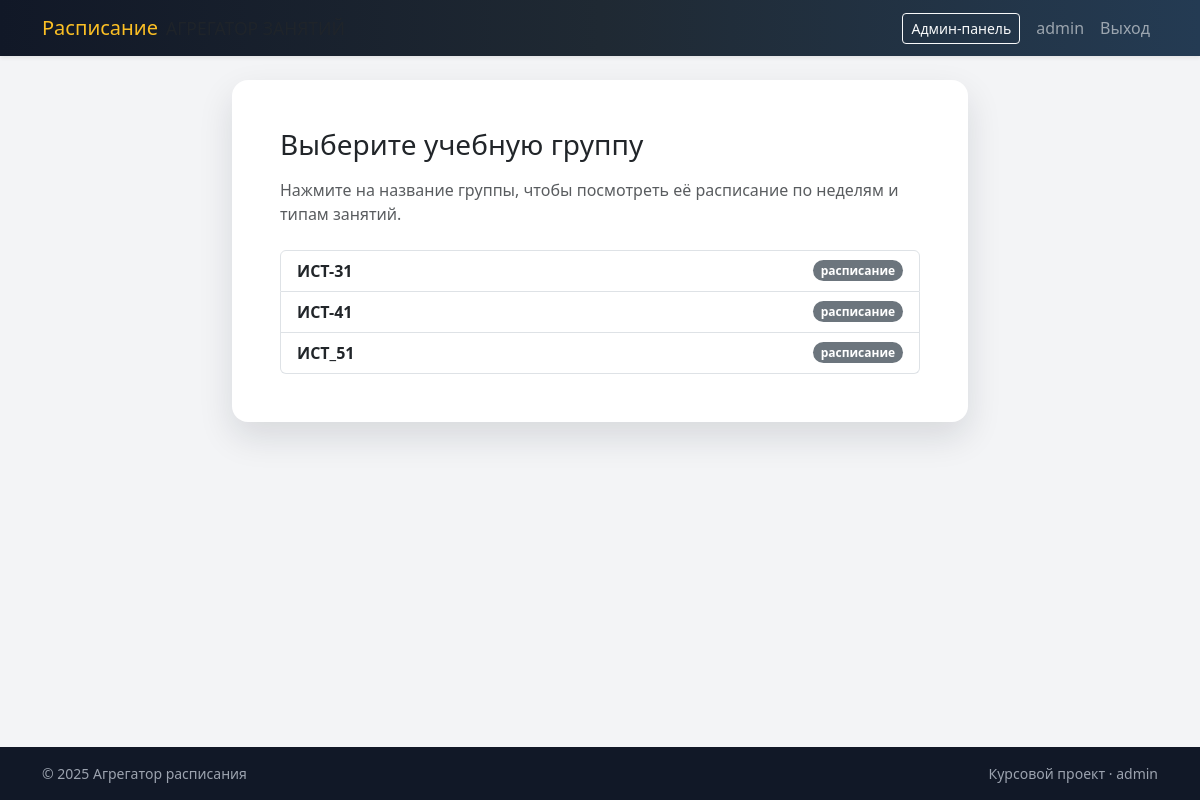
Screenshot of / (signed in) with the database file from the repository.
### app.py (models this page shows, shortened)
class User(db.Model, UserMixin):
    id = db.Column(db.Integer, primary_key=True)
    username = db.Column(db.String(64), unique=True, nullable=False)
    email = db.Column(db.String(120), unique=True, nullable=False)
    password_hash = db.Column(db.String(255), nullable=False)
    is_admin = db.Column(db.Boolean, default=False, nullable=False)

class Group(db.Model):
    id = db.Column(db.Integer, primary_key=True)
    name = db.Column(db.String(64), unique=True, nullable=False)
    lessons = db.relationship('Lesson', backref='group', lazy=True)

### app.py (the view)
@app.route('/')
def index():
    groups = Group.query.order_by(Group.name).all()
    return render_template('index.html', groups=groups)

### app.py (called while the page is built)
@login_manager.user_loader
def load_user(user_id):
    return User.query.get(int(user_id))

### templates/index.html (shortened to what this page needs)
{% extends 'base.html' %}
{% block content %}
<div class="row justify-content-center">
  <div class="col-lg-8">
    <div class="card card-elevated">
      <div class="card-body p-4 p-md-5">
        <h1 class="h3 mb-3">Выберите учебную группу</h1>
        <p class="text-muted mb-4">
          Нажмите на название группы, чтобы посмотреть её расписание по неделям и типам занятий.
        </p>
        {% if groups %}
          <div class="list-group">
            {% for g in groups %}
              <a href="{{ url_for('group_schedule', group_id=g.id) }}"
                 class="list-group-item list-group-item-action d-flex justify-content-between align-items-center">
                <span class="fw-semibold">{{ g.name }}</span>
                <span class="badge bg-secondary rounded-pill">расписание</span>
              </a>
            {% endfor %}
          </div>
        {% else %}
          <div class="alert alert-info mb-0">
            Группы пока не добавлены. Зайдите в админ-панель, чтобы создать первую группу.
          </div>
        {% endif %}
      </div>
    </div>
  </div>
</div>
{% endblock %}

### templates/base.html (shortened to what this page needs)
<!doctype html>
<html lang="ru">
<head>
    <link href="https://cdn.jsdelivr.net/npm/bootstrap@5.3.3/dist/css/bootstrap.min.css" rel="stylesheet">
</head>
<body class="d-flex flex-column min-vh-100">
<nav class="navbar navbar-expand-lg navbar-dark navbar-gradient shadow-sm">
  <div class="container">
    <a class="navbar-brand d-flex align-items-center" href="{{ url_for('index') }}">
      <span class="me-2">Расписание</span>
      <small class="text-uppercase text-muted">агрегатор занятий</small>
    </a>
    <div class="collapse navbar-collapse" id="navbarMain">
      <ul class="navbar-nav ms-auto align-items-lg-center">
        {% if current_user.is_authenticated %}
          {% if current_user.is_admin %}
          <li class="nav-item me-2">
            <a class="btn btn-sm btn-outline-light" href="{{ url_for('admin_index') }}">Админ-панель</a>
          </li>
          {% endif %}
          <li class="nav-item">
            <span class="nav-link">{{ current_user.username }}</span>
          </li>
          <li class="nav-item">
            <a class="nav-link" href="{{ url_for('logout') }}">Выход</a>
          </li>
        {% endif %}
      </ul>
    </div>
  </div>
</nav>
<main class="flex-fill">
  <div class="container page-wrapper">
    {% block content %}{% endblock %}
  </div>
</main>
<footer class="py-3 mt-auto">
  <div class="container d-flex justify-content-between align-items-center">
    <span class="small">
      © 2025 Агрегатор расписания
    </span>
    <span class="small">
      Курсовой проект{% if current_user.is_authenticated %} · {{ current_user.username }}{% endif %}
    </span>
  </div>
</footer>
</body>
</html>

### templates/base.html (style rules this page uses)
body { background: #f3f4f6; }
.navbar-gradient { background: linear-gradient(90deg, #111827, #1f2933, #243b53); }
.navbar-brand span { color: #fbbf24; }
.page-wrapper { padding-top: 24px; padding-bottom: 40px; }
.card-elevated { border-radius: 16px; border: none; box-shadow: 0 15px 35px rgba(15, 23, 42, 0.12); }
footer { background: #111827; color: #9ca3af; }

### rows the page displays
User: username "admin"
Group: name "ИСТ-31"
Group: name "ИСТ-41"
Group: name "ИСТ_51"
